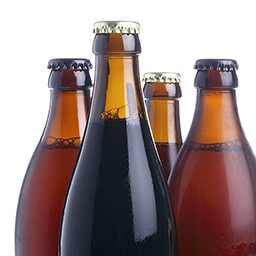
%> input picture dataset_generation/crop_drinks_dataset/c_n07881800_161.JPEG, 256 x 256 px; its folder holds only this picture in this run
$ octave genDataset.m   (GNU Octave 9; MATLAB toolbox functions it lacks are replaced by stand-ins)
%> lines starting %> are read from the running program, lines starting %| are printed output that depends on the picture
### dataset_generation/createTrajectory.m
function TrajCurve = createTrajectory(TrajSize, anxiety, numT, MaxTotalLength, do_show)
%
% function TrajCurve = createTrajectory(TrajSize, anxiety, numT, MaxTotalLength, do_show)
%
% Generates a variety of random motion trajectories in continuous domain as in [Boracchi and Foi 2012].
% Each trajectory consists of a complex-valued vector determining the discrete positions of
%  a particle following a 2-D random motion in continuous domain.
% The particle has an initial velocity vector which, at each iteration, is affected by a Gaussian perturbation and
% by a deterministic inertial component, directed toward the previous particle position. In addition,
% with a small probability, an impulsive (abrupt) perturbation aiming at inverting the particle velocity may arises,
% mimicking a sudden movement that occurs when the user presses the camera button or tries to compensate the camera shake.
% At each step, the velocity is normalized to guarantee that trajectories corresponding to equal exposures have the same length.
% Each perturbation (Gaussian, inertial, and impulsive) is ruled by its own parameter.
% Rectilinear Blur as in [Boracchi and Foi 2011] can be obtained by setting anxiety to 0 (when no impulsive changes occurs)
%
% input description
% TrajSize                   size (in pixels) of the square support of the Trajectory curve
% anxiety                    parameter determining the amount of shake (in the range [0,1] 0 corresponds to rectilinear
%                                 trajectories). This term scales the random vector that is added at each sample.
% numT                      number of samples where the Trajectory is sampled
% MaxTotalLength    maximum length of the trajectory computed as the sum of all distanced between consecuive points
% do_show                show a figure illustrating the trajectory
%
% output description
% TrajCurve                                  ouput structure having the following fields
%   TrajCurve.x                             complex-valued vector. Each point determines a position in the complex plane to be considered as
%                                                           the image plane
% TrajCurve.TotLenght                length of the TrajCurve (measured as the sum of absolute distance between consecutive points )
% TrajCurve.Anxiety                     input parameter
% TrajCurve.MaxTotalLength      input parameter
% TrajCurve.nAbruptShakes       number of abrupt shakes occurred here
%
% Usage
% TrajCurve = createTrajectory() use default parameters
% TrajCurve = createTrajectory(TrajSize, anxiety, numT, MaxTotalLength, do_show) set all the parameters
%
% it is possible to plot the  motion trajectory using plot(TrajCurve.x)
% motion blur PSF can be obtained by sampling these trajectories using createPSFs function
%
%
% References
% [Boracchi and Foi 2012] Giacomo Boracchi and Alessandro Foi, "Modeling the Performance of Image Restoration from Motion Blur"
%  Image Processing, IEEE Transactions on. vol.21, no.8, pp. 3502 - 3517, Aug. 2012, doi:10.1109/TIP.2012.2192126
% Preprint Available at http://home.dei.polimi.it/boracchi/publications.html
%
% [Boracchi and Foi 2011] Giacomo Boracchi and Alessandro Foi, "Uniform motion blur in Poissonian noise: blur/noise trade-off"
%  Image Processing, IEEE Transactions on. vol. 20, no. 2, pp. 592-598, Feb. 2011 doi: 10.1109/TIP.2010.2062196
% Preprint Available at http://home.dei.polimi.it/boracchi/publications.html
%
%
% Revision History
% March 2009         - beta release (not available online)
% July  2011            - beta release made available on http://home.dei.polimi.it/boracchi/software
% December 2012  - first official release
%
% Giacomo Boracchi*, Alessandro Foi**
% giacomo.boracchi@polimi.it
% alessandro.foi@tut.fi
% * Politecnico di Milano
% **Tampere University of Technology

if nargin<1
    TrajSize=64;
end

if nargin<2
    anxiety=0.1*rand(1);
end

if nargin<3
    numT=2000;
end

if nargin<4
    MaxTotalLength = 60;
end

if nargin<4
    do_show = 0;
end

do_compute_curvature = 0;

TotCurvature = 0;
TotLength = 0;
abruptShakesCounter = 0;

% term determining, at each sample, the strengh of the component leating towards the previous position
centripetal = 0.7 * rand(1);

% term determining, at each sample, the random component of the new direction
gaussianTerm =10 * rand(1);

% probability of having a big shake, e.g. due to pressing camera button or abrupt hand movements
freqBigShakes = 0.2 * rand(1);

%% Generate x(t), Discrete Random Motion Trajectory  in Continuous Domain

% v is the initial velocity vector, initialized at random direction
init_angle = 360*rand(1);
% initial velocity vector having norm 1
v0 = cosd(init_angle) + i * sind(init_angle);
% the speed of the initial velocity vector
v = v0* MaxTotalLength/(numT-1);

if anxiety>0
    v = v0 * anxiety;
end

% initialize the trajectory vector
x = zeros(numT , 1);

for t = 1 : numT - 1
   % determine if there is an abrupt (impulsive) shake
    if rand < freqBigShakes * anxiety
        % if yes, determine the next direction which is likely to be opposite to the previous one
        nextDirection = 2 * v * (exp( i * (pi + (rand(1) - 0.5))));
        abruptShakesCounter = abruptShakesCounter + 1;
    else
        nextDirection=0;
    end

    % determine the random component motion vector at the next step
    dv = nextDirection + anxiety * (gaussianTerm * (randn + i * randn) - centripetal * x(t)) * (MaxTotalLength / (numT - 1));
    v=v+dv;

    % velocity vector normalization
    v = (v / abs(v)) * MaxTotalLength / (numT - 1);

    % update particle position
    x(t + 1) = x(t) + v;

    % compute total length
    TotLength=TotLength+abs(x(t+1)-x(t));

    if do_compute_curvature
        % compute total curvature
        if t>1
            TotCurvature = TotCurvature+ ComputeCurvature([real(x(t+1)),imag(x(t+1))],[real(x(t)),imag(x(t))],[real(x(t-1)),imag(x(t-1))]);
        end
    end


    % [5 lines of commented-out code are left out]

end

%% compute Trajectory Statistics
if do_compute_curvature
    window_size=1+2*ceil(MaxTotalLength/(numT-1)/2);
    xrsmooth=conv2([repmat(x(1),[(window_size-1)/2 1]);x;repmat(x(end),[(window_size-1)/2 1])],ones(window_size,1)/window_size,'valid');

    TotCurvatureSmooth=0;
    CumultiveCurvatureSmooth=[];

    for t=2:floor(numel(xrsmooth)/window_size-1);
        TotCurvatureSmooth = TotCurvatureSmooth+ ComputeCurvature([real(xrsmooth(window_size*(t+1))),imag(xrsmooth(window_size*(t+1)))],[real(xrsmooth(window_size*(t))),imag(xrsmooth(window_size*(t)))],[real(xrsmooth(window_size*(t-1))),imag(xrsmooth(window_size*(t-1)))]);
        CumultiveCurvatureSmooth(t)=TotCurvatureSmooth;
    end

    TotCurvatureFitted=0;
    nFittingSamples=10; % samples a dx e a sx da fittare
    CumulativeCurvatureFitted=[];

    %calcola la curvatura con il fitting della parabola su  2*nFittingSamples+1
    %samples, utilizzando il suggerimento degli israeliti
    for t=nFittingSamples + 1 :numT-nFittingSamples;
        pts=[real(x(t-nFittingSamples:t+nFittingSamples))';imag(x(t-nFittingSamples: t+nFittingSamples))'];
        TotCurvatureFitted = TotCurvatureFitted+ ComputeCurvatureFitting(pts);
        CumulativeCurvatureFitted(t)=TotCurvatureFitted;
    end
end

%% Center the Trajectory

% Set the lowest position in zero
x = x - 1i * min(imag(x))-min(real(x));

% Center the Trajectory
x = x - 1i * rem(imag(x(1)), 1) - rem(real(x(1)), 1) + 1 + 1i;
x = x + 1i * ceil((TrajSize - max(imag(x))) / 2) + ceil((TrajSize - max(real(x))) / 2);

if false
    figure(455),
    %plot(real(x),1+max(imag(x))-imag(x)),
    plot(x),hold on
    plot(x(1),'rx');
    plot(x(end),'ro');
    axis([0 TrajSize 0 TrajSize])
    legend('Traj Curve', 'init' , 'end');
    %         square tight
    hold off
    title(['anxiety:' , num2str(anxiety) , ' number of abrupt shakes: ', num2str(abruptShakesCounter)]);
    drawnow
    pause(eps)
end

% build structure
TrajCurve.x=x;
TrajCurve.TotLenght = TotLength;
TrajCurve.TotCurvature = TotCurvature;
TrajCurve.Anxiety = anxiety;
TrajCurve.MaxTotalLength = MaxTotalLength;
TrajCurve.nAbruptShakes = abruptShakesCounter;

if do_compute_curvature
    TrajCurve.TotCurvatureSmooth=TotCurvatureSmooth/numT;
    TrajCurve.CumultiveCurvatureSmooth=CumultiveCurvatureSmooth/numT;
    TrajCurve.TotCurvatureFitted=TotCurvatureFitted/numT;
    TrajCurve.CumultiveCurvatureFitted=CumulativeCurvatureFitted/numT;
end

### dataset_generation/createPSFs.m
function PSFS = createPSFs(TrajCurve , PSFsize , T , do_show , do_center)
%
% function PSFS = createPSFs(TrajCurve , PSFsize , T , do_show , do_center)
%
% PSFs are obtained by sampling the continuous trajectory TrajCurve on a regular pixel grid using linear interpolation
% at subpixel level
%
% input description
% TrajCurve                 Motion Blur trajectory cuve, provided by createTrajectory function
% PSFsize                     Size of the PFS where the TrajCurve is sampled
% T                                Vector of exposure times: for each of them a PSF will be generated
% do_show
% do_center
%
% output description
% PSFS                       cell array containing PSFS sampling TrajCurve for each exposure time  in T
%                                   numel(PSFS) = length(T).
%
% References
% [Boracchi and Foi 2012] Giacomo Boracchi and Alessandro Foi, "Modeling the Performance of Image Restoration from Motion Blur"
%  Image Processing, IEEE Transactions on. vol.21, no.8, pp. 3502 - 3517, Aug. 2012, doi:10.1109/TIP.2012.2192126
% Preprint Available at http://home.dei.polimi.it/boracchi/publications.html
%
% [Boracchi and Foi 2011] Giacomo Boracchi and Alessandro Foi, "Uniform motion blur in Poissonian noise: blur/noise trade-off"
%  Image Processing, IEEE Transactions on. vol. 20, no. 2, pp. 592-598, Feb. 2011 doi: 10.1109/TIP.2010.2062196
% Preprint Available at http://home.dei.polimi.it/boracchi/publications.html
%
% Revision History
% March 2009         - beta release (not available online)
% July  2011            - beta release made available on http://home.dei.polimi.it/boracchi/software
% December 2012  - first official release
% January 2014  - minor fix to allow trajectories to extend outside of the PSF support
%
% Giacomo Boracchi*, Alessandro Foi**
% giacomo.boracchi@polimi.it
% alessandro.foi@tut.fi
% * Politecnico di Milano
% **Tampere University of Technology

if ~exist('TrajCurve','var')||isempty(TrajCurve)
    TrajCurve = createTrajectory();
end

if  ~exist('PSFsize','var')||isempty(PSFsize)
    PSFsize = 64;
end

if numel(PSFsize)==1
    PSFsize=[PSFsize PSFsize];
end

if ~exist('T','var')||isempty(T)
    T = [1/1000 1/10 1/2 1];
end

if ~exist('do_show','var')||isempty(do_show)
    do_show = 0;
end

if ~exist('do_center','var')||isempty(do_center)
    do_center = 0;
end

PSFnumber = length(T);
numt = length(TrajCurve.x);   % number of samples of motion trajectory
x = TrajCurve.x;

if do_center
    % center with respect to baricenter
    x=x-mean(x)+(PSFsize(2)+1i*PSFsize(1)+1+1i)/2;
end


% % uncomment to restrict trajectory to support size
% x=max(1,min(PSFsize(2),real(x)))+1i*max(1,min(PSFsize(1),imag(x)));


%% generate le PSFS
PSFS = cell(1 , PSFnumber);

PSF = zeros(PSFsize);

triangle_fun=@(d) max(0,(1-abs(d)));
triangle_fun_prod=@(d1,d2) triangle_fun(d1) .* triangle_fun(d2);


% set the exposure time
for jj = 1:numel(T)
    if jj == 1
        prevT = 0;
    else
        prevT = T(jj - 1);
    end
    % sample the trajectory until time T
    for t = 1 : numel(x); %floor(prevT):ceil(T(jj))
        if (T(jj) * numt >= t) && (prevT * numt < t - 1);
            t_proportion = 1;
        elseif (T(jj) * numt >= t - 1) && (prevT * numt < t - 1);
            t_proportion = (T(jj) * numt)-(t - 1);
        elseif  (T(jj) * numt >= t) && (prevT * numt < t);
            t_proportion = t -(prevT * numt);
        elseif  (T(jj) * numt >= t - 1)&&(prevT * numt < t);
            t_proportion = (T(jj) - prevT) * numt;
        else
            t_proportion = 0;
        end

        m2 = min(PSFsize(2)-1,max(1,floor(real(x(t)))));
        M2 = m2+1;
        m1 = min(PSFsize(1)-1,max(1,floor(imag(x(t)))));
        M1 = m1+1;


        %% linear interp. (separable)

        PSF(m1 , m2) = PSF(m1 , m2)  +  t_proportion * triangle_fun_prod( real(x(t)) - m2 , imag(x(t)) - m1 );
        PSF(m1 , M2) = PSF(m1 , M2)  +  t_proportion * triangle_fun_prod( real(x(t)) - M2 , imag(x(t)) - m1 );
        PSF(M1 , m2) = PSF(M1 , m2)  +  t_proportion * triangle_fun_prod( real(x(t)) - m2 , imag(x(t)) - M1 );
        PSF(M1 , M2) = PSF(M1 , M2)  +  t_proportion * triangle_fun_prod( real(x(t)) - M2 , imag(x(t)) - M1 );


    end

    PSFS{jj} = PSF/numel(x);

end


%% show results
if false
    C = [];  D = [];
    for jj = 1:numel(T)

        C = [C;PSFS{jj}];
        D = [D;PSFS{jj}/max(PSFS{jj}(:))];

    end
    figure(456)
    subplot(1 , 2 , 1)
    imshow(C , []);  title('all PSF normalized w.r.t. the same maximum')
    subplot(1 , 2 , 2)
    imshow(D) ,  title('each PSFs normalized w.r.t. its own maximum')
    colormap(hot)
end

### dataset_generation/createBlurredRaw.m
function [Raw]= createBlurredRaw(y, psf, lambda, sigma_gauss, init)
%
% Creates a Blurred and noisy image simulating raw measurements under motion blur. The image formation model
% is the one used in [Boracchi and Foi 2011] and [Boracchi and Foi 2012], where
% both the blur due to camera motion and the sensor noise are defined as functions of the exposure time.
% Two noise terms affect the observation:
%	- a time dependent (and signal dependent) component, inherent to photon-acquisition process, which follows a Poissonian distribution.
%   - a time independent (and signal independent) component, which accounts for electronic and thermal noise, following a Gaussian distribution.
% This model provides a unified description of both long-exposure and short-exposure images
% thus for describing very general acquisition paradigms including the recently proposed approaches
% based on blurred/noisy image pairs such as [Tico and Vehvilainen 2006] and [Yuan et al 2007]
%
%  [Raw,V]= CreateBlurredRaw(y, psf, lambda, sigma_gauss, init)
%
% output description
% Raw           noisy blurred observation
% V             Fourier Transform of PSF (sized as Raw)
%
% input description
% y                original image
% psf              psf in space domain
% lambda           Poisson noise parameter
% sigma_gauss      Gaussian noise parameter
% init             (optional) initialization parameter for Poissonian and Gaussian noise
%
%
% References
% [Boracchi and Foi 2012] Giacomo Boracchi and Alessandro Foi, "Modeling the Performance of Image Restoration from Motion Blur"
%  Image Processing, IEEE Transactions on. vol.21, no.8, pp. 3502 - 3517, Aug. 2012, doi:10.1109/TIP.2012.2192126
% Preprint Available at http://home.dei.polimi.it/boracchi/publications.html
%
% [Boracchi and Foi 2011] Giacomo Boracchi and Alessandro Foi, "Uniform motion blur in Poissonian noise: blur/noise trade-off"
%  Image Processing, IEEE Transactions on. vol. 20, no. 2, pp. 592-598, Feb. 2011 doi: 10.1109/TIP.2010.2062196
% Preprint Available at http://home.dei.polimi.it/boracchi/publications.html
%
% [Tico and Vehvilainen 2006] M. Tico and M. Vehvilainen, “Estimation of motion blur point spread function from differently exposed image frames,”
% in Proc. EUSIPCO 2006, 2006.
%
% [Yuan et al 2007] L. Yuan, J. Sun, L. Quan, and H.-Y. Shum, “Image deblurring with blurred/noisy image pairs,”
%  ACM Trans. Graph., vol. 26, no. 3, p. 1, 2007
%
% Revision History
% March 2009         - beta release (not available online)
% December 2012  - first official release
%
% Giacomo Boracchi*, Alessandro Foi**
% giacomo.boracchi@polimi.it
% alessandro.foi@tut.fi
% * Politecnico di Milano
% **Tampere University of Technology


if nargin<4
    sigma_gauss=0;
end

if nargin==5
    % noise initialization
    randn('seed', init);
    rand('seed', init);  %%% FIX SEED FOR RANDOM PROCESSES  (OPTIONAL)
end

%% rescale the original image image
y = y * lambda;

[yN,xN cN] =size(y);
[ghy,ghx]=size(psf);

%% Generate Blurred Observation

% pad PSF with zeros to whole image domain, and centers it.
% big_v=zeros(yN,xN);
% big_v(1:ghy,1:ghx)=psf;
% big_v=circshift(big_v,-round([(ghy-1)/2 (ghx-1)/2]));
otf = psf2otf(psf, [yN, xN]);

% Frequency response of the PSF
% V=fft2(big_v);
% performs blurring (convolution is obtained by product in frequency domain)
fft_y = fft2(y);
y_blur = zeros([yN,xN cN]);
for chan = 1:3
    y_blur(:,:,chan) =real(ifft2(otf.*fft_y(:,:,chan)));
end

%% Add noise terms
% Poisson Noise (signal and time dependent)
% y_blur = y_blur;
% Raw = y_blur;
Raw=poissrnd(y_blur.*(y_blur>0));   %%  Poissonian process having expectation y_blur
% Raw = Raw./max(max(max(Raw)));
% Gaussian Noise (signal and image independent)
Raw=Raw + sigma_gauss*randn(size(Raw));
% Raw = y_blur;

### dataset_generation/genDataset.m
%%% Generated Dataset Structure
% crops_drinks_dataset/ -> cropped images. naming: c_im#
% blur_drinks_dataset/ -> 4 blurry images per image. naming: im98_b1, im98_b2, im99_b1, im_99_b2
% kernels_dataset -> 4 kernels per image. naming: im98_k1, im98_k2, im99_k1, im_99_k2
% kernels_normalized_dataset -> normalized by highest value. For viewing purposes
% stack_drinks_dataset/ -> stacks of 15 Wiener deconvolved versions of a blurry image


close all
clear
clc

dir_name = 'crop_drinks_dataset/';
drinks_names = dir(([dir_name '*.JPEG']));
n_im = length(drinks_names);

%%% Range of SNR values to be used in Wiener Filtering. 15 values
snrs = [9:4:68];

for i = 1:n_im
    %%% Defining Parameters and Loading Sharp Image
    do_show = 1;

    % trajectory curve parameters
    PSFsize = 34;
    anxiety = 0.005;
    numT = 2000;
    MaxTotalLength = 64;

    % PSF parameters
    T = [0.125 , 0.25 , 0.5, 1]; % exposure Times
    do_centerAndScale = 0;

    % noise paramters
    lambda = 2048;
    sigmaGauss = 0.05;

    % load sharp image
    im_num = drinks_names(i).name(1:end-5);
    y = im2double(imread([dir_name im_num '.JPEG']));

    %%% Generating Random Motion Trajectory
    TrajCurve = createTrajectory(PSFsize, anxiety, numT, MaxTotalLength, do_show);

    %%% Sample TrajCurve to Generate Four Motion Blur PSFs. Saved on PSFs
    PSFs = createPSFs(TrajCurve, PSFsize,  T , do_show , do_centerAndScale);

    %%% Populate Dataset Folders
    zeroCol = [];
    paddedImage = zeroCol;
    %   plotting clean image: subplot(2,2,4); imshow(y); title('Clean image'); set(gca,'fontsize', 14);
    for ii = 1 : numel(PSFs)
        %%% Create blurred image by convolving PSF to image
        z{ii} = createBlurredRaw(y, PSFs{ii}, lambda, sigmaGauss);
        imTemp = z{ii}./max(z{ii}(:));
        imwrite(imTemp, ['blur_drinks_dataset/' im_num '_b' int2str(ii) '.png'])
% %     plotting kernel: subplot(2,2,1); imshow(PSFs{ii}/max(max(max(PSFs{ii}))));
%       plotting blurred image: subplot(2,2,2); imshow(imTemp); title('Noisy image'); set(gca,'fontsize', 14);

        %%% Creating Wiener Stack of the image
        stack_size = size(imTemp);
        stack_size(2) = stack_size(2)*15;
        wienerStack = zeros(stack_size);
        for ix = 0:length(snrs)-1
            wienerStack(:,(ix*256+1):(ix*256)+256,:) = wienerDeconv(imTemp, PSFs{ii}, snrs(ix+1));
%           plotting wiener stack: subplot(2,2,3); imshow(wienerStack(:,(ix*256+1):(ix*256)+256,:)); title({'Reconstructed image'; 'with Wiener deblurring'}); set(gca,'fontsize', 14);
        end

        %%% Saving images into respective folders
        imwrite(wienerStack, ['stack_drinks_dataset/' im_num '_ws' int2str(ii) '.png'])
        imwrite(PSFs{ii}, ['kernels_dataset/' im_num '_k' int2str(ii) '.png'])
        imwrite(PSFs{ii}/max(max(max(PSFs{ii}))), ['kernels_normalized_dataset/' im_num '_k' int2str(ii) '.png'])
    end
%> this loop made 4 passes
%> pass 1, `imTemp = z{ii}./max(z{ii}(:));`:
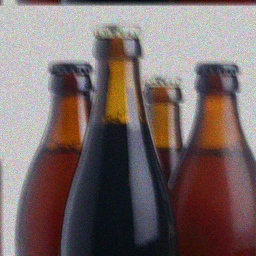
%> imTemp: size 256x256x3 double; mean R, G, B 0.477, 0.42, 0.415
%> pass 1, `imwrite(wienerStack, ['stack_drinks_dataset/' im_num '_ws' int2str(ii)..`:
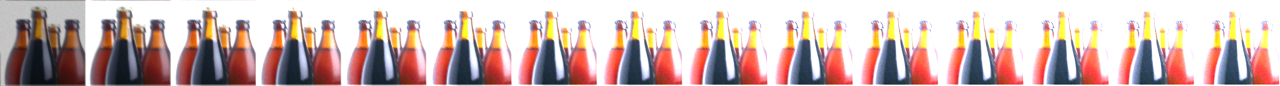
%> saved as c_n07881800_161_ws1.png: size 256x3840x3 uint8 (shown at 1/3 size); mean R, G, B 204.5, 181.3, 177.1
%> after the loop:
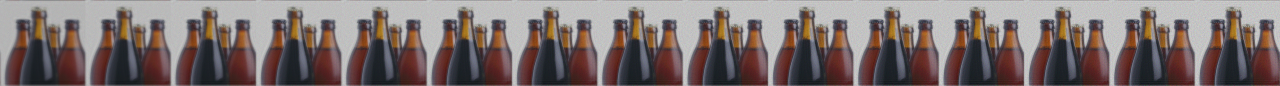
%> wienerStack: size 256x3840x3 double (shown at 1/3 size); mean R, G, B 0.541, 0.476, 0.47; drawn with min black and max white
%> after the loop, stack_size = [256 3840 3]; z = 4 items
    i
end

$ run again, on dataset_generation/crop_drinks_dataset/c_n07881800_2.JPEG
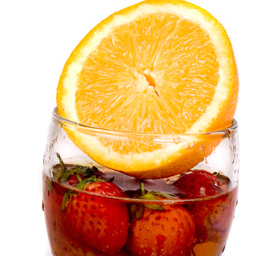
%> input picture dataset_generation/crop_drinks_dataset/c_n07881800_2.JPEG, 256 x 256 px
%> the loop `for ii = 1 : numel(PSFs)` made 4 passes
%> pass 1, `imwrite(wienerStack, ['stack_drinks_dataset/' im_num '_ws' int2str(ii)..`:
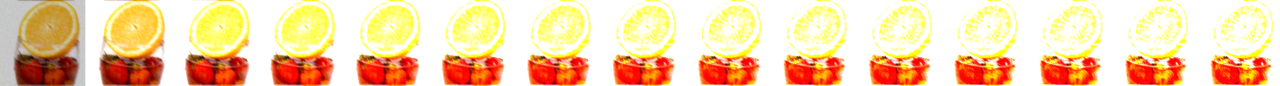
%> saved as c_n07881800_2_ws1.png: size 256x3840x3 uint8 (shown at 1/3 size); mean R, G, B 245.4, 209.5, 168.6
%> after the loop `for ii = 1 : numel(PSFs)`:
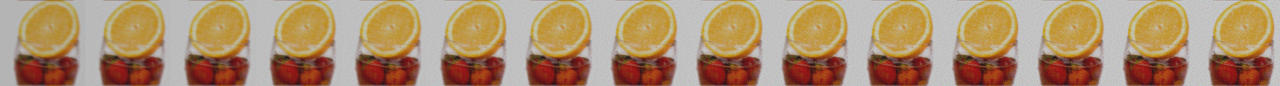
%> wienerStack: size 256x3840x3 double (shown at 1/3 size); mean R, G, B 0.785, 0.626, 0.459; drawn with min black and max white
%> after the loop `for ii = 1 : numel(PSFs)`: stack_size = [256 3840 3]; z = 4 items

$ run again, on dataset_generation/crop_drinks_dataset/c_n07881800_29.JPEG
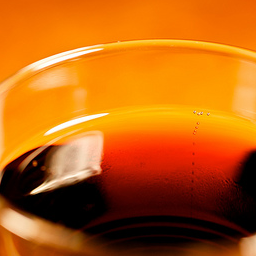
%> input picture dataset_generation/crop_drinks_dataset/c_n07881800_29.JPEG, 256 x 256 px
%> the loop `for ii = 1 : numel(PSFs)` made 4 passes
%> pass 1, `imwrite(wienerStack, ['stack_drinks_dataset/' im_num '_ws' int2str(ii)..`:
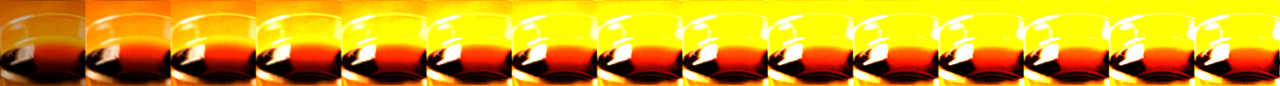
%> saved as c_n07881800_29_ws1.png: size 256x3840x3 uint8 (shown at 1/3 size); mean R, G, B 207.1, 159, 29.3
%> after the loop `for ii = 1 : numel(PSFs)`:
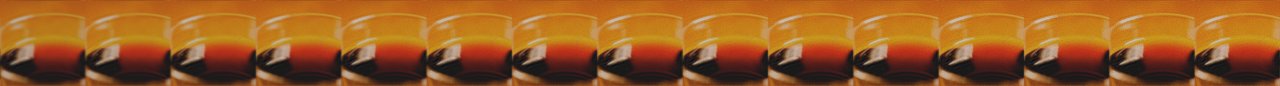
%> wienerStack: size 256x3840x3 double (shown at 1/3 size); mean R, G, B 0.657, 0.342, 0.0555; drawn with min black and max white
%> after the loop `for ii = 1 : numel(PSFs)`: stack_size = [256 3840 3]; z = 4 items

$ run again, on dataset_generation/crop_drinks_dataset/c_n07881800_3071.JPEG
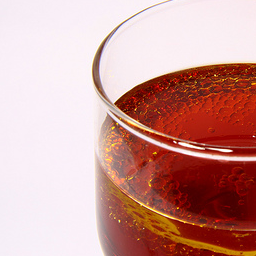
%> input picture dataset_generation/crop_drinks_dataset/c_n07881800_3071.JPEG, 256 x 256 px
%> the loop `for ii = 1 : numel(PSFs)` made 4 passes
%> pass 1, `imwrite(wienerStack, ['stack_drinks_dataset/' im_num '_ws' int2str(ii)..`:
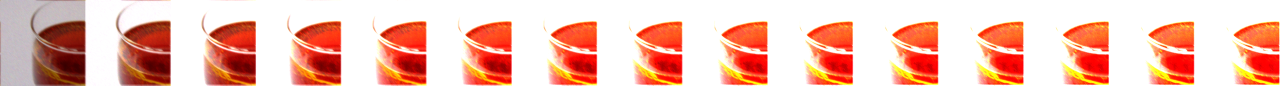
%> saved as c_n07881800_3071_ws1.png: size 256x3840x3 uint8 (shown at 1/3 size); mean R, G, B 242.2, 189.8, 175.3
%> after the loop `for ii = 1 : numel(PSFs)`:
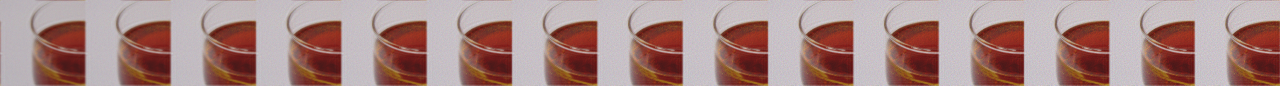
%> wienerStack: size 256x3840x3 double (shown at 1/3 size); mean R, G, B 0.728, 0.562, 0.546; drawn with min black and max white
%> after the loop `for ii = 1 : numel(PSFs)`: stack_size = [256 3840 3]; z = 4 items
